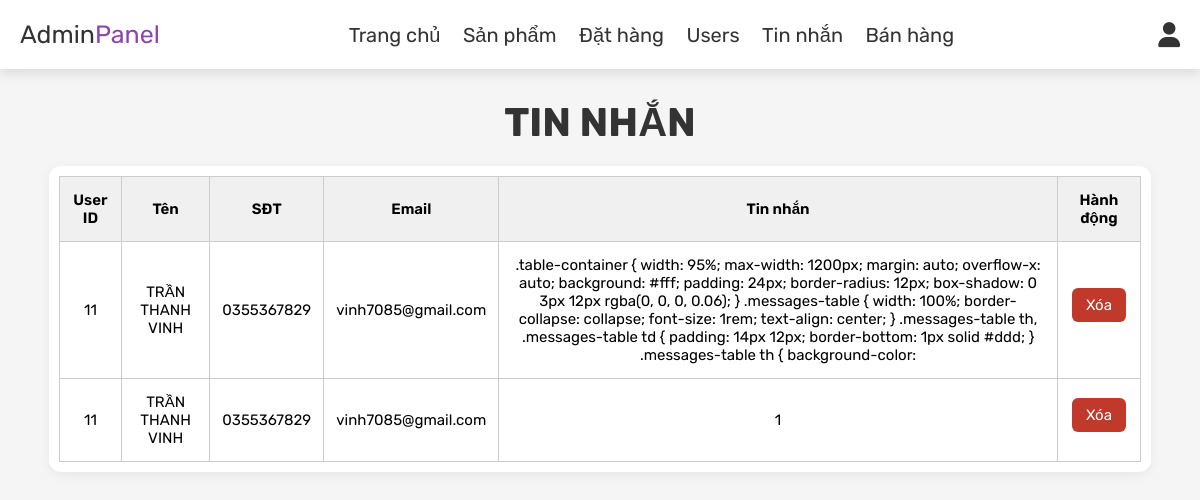
Page /project/admin_contacts.php (signed in) on the committed database.
### tables this page shows
CREATE TABLE `message` (
  `id` int(100) NOT NULL,
  `user_id` int(100) NOT NULL,
  `name` varchar(100) NOT NULL,
  `email` varchar(100) NOT NULL,
  `number` varchar(12) NOT NULL,
  `message` varchar(500) NOT NULL
);

### project/admin_contacts.php (the view, shortened to what this page needs)
<?php
include 'config.php';
?>
<!DOCTYPE html>
<html lang="en">
<head>
    <link rel="stylesheet" href="https://cdnjs.cloudflare.com/ajax/libs/font-awesome/6.0.0/css/all.min.css">
    <link rel="stylesheet" href="css/admin_style.css">
</head>
<body>
    <?php include 'admin_header.php'; ?>
    <section class="messages">
        <h1 class="title"> Tin nhắn </h1>
        <div class="table-container">
            <table class="messages-table">
                <thead>
                    <tr>
                        <th>User ID</th>
                        <th>Tên</th>
                        <th>SĐT</th>
                        <th>Email</th>
                        <th>Tin nhắn</th>
                        <th>Hành động</th>
                    </tr>
                </thead>
                <tbody>
                    <?php
                     $select_message = mysqli_query($conn, "SELECT * FROM `message` ORDER BY id DESC") or die('query failed');
                     if (mysqli_num_rows($select_message) > 0) {
                        while ($fetch_message = mysqli_fetch_assoc($select_message)) {
                     ?>
                    <tr>
                        <td><?php echo $fetch_message['user_id']; ?></td>
                        <td><?php echo $fetch_message['name']; ?></td>
                        <td><?php echo $fetch_message['number']; ?></td>
                        <td><?php echo $fetch_message['email']; ?></td>
                        <td><?php echo $fetch_message['message']; ?></td>
                        <td>
                            <a href="admin_contacts.php?delete=<?php echo $fetch_message['id']; ?>"
                                onclick="return confirm('Bạn có muốn xóa tin nhắn này?');" class="delete-btn1">Xóa</a>
                        </td>
                    </tr>
                    <?php
                     }
                  } else {
                     echo '<tr><td colspan="6" style="text-align:center; padding: 15px;">Không có tin nhắn nào!</td></tr>';
                  }
                  ?>
                </tbody>
            </table>
        </div>
    </section>
</body>
</html>

### project/css/admin_style.css (style rules this page uses)
:root { --purple:#8e44ad; --red:#c0392b; --orange:#f39c12; --black:#333; --white:#fff; --light-color:#666; --light-white:#ccc; --light-bg:#f5f5f5; --border:.1rem solid var(--black); --box-shadow:0 .5rem 1rem rgba(0,0,0,.1); }
* { font-family: 'Rubik', sans-serif; margin:0; padding:0; box-sizing: border-box; outline: none; border:none; text-decoration: none; transition:all .2s linear; }
html { font-size: 62.5%; overflow-x: hidden; }
body { background-color: var(--light-bg); }
section { padding:3rem 2rem; }
.title { text-align: center; margin-bottom: 2rem; text-transform: uppercase; color:var(--black); font-size: 4rem; }

### project/admin_contacts.php (style rules this page uses)
.table-container { width: 95%; max-width: 1200px; margin: auto; overflow-x: auto; background: #fff; padding: 1rem; border-radius: 12px; box-shadow: 0 3px 12px rgba(0, 0, 0, 0.06); }
.messages-table { width: 100%; border-collapse: collapse; font-size: 1.5rem; text-align: center; }
.messages-table th, .messages-table td { padding: 14px 12px; border-bottom: 1px solid #ddd; border: 1px solid #ccc; }
.messages-table th { background-color: #f0f0f0; color: #000; font-weight: 600; }
.delete-btn1 { background-color: var(--red); color: white; padding: 8px 14px; border-radius: 6px; text-decoration: none; display: inline-block; transition: 0.3s ease; margin-bottom: 10px; }

### rows in the picture
message: user "11", name "TRẦN THANH VINH", number "0355367829", email "vinh7085@gmail.com", message ".table-container { width: 95%; max-width: 1200px; margin: auto; overflow-x: auto; background: #fff; padding: 24px; border-radius: 12px; box-shadow: 0 3px 12px rgba(0, 0, 0, 0.06); } .messages-table { width: 100%; border-collapse: collapse; font-size: 1rem; text-align: center; } .messages-table th, .messages-table td { padding: 14px 12px; border-bottom: 1px solid #ddd; } .messages-table th { background-color:"
message: user "11", name "TRẦN THANH VINH", number "0355367829", email "vinh7085@gmail.com", message "1"
